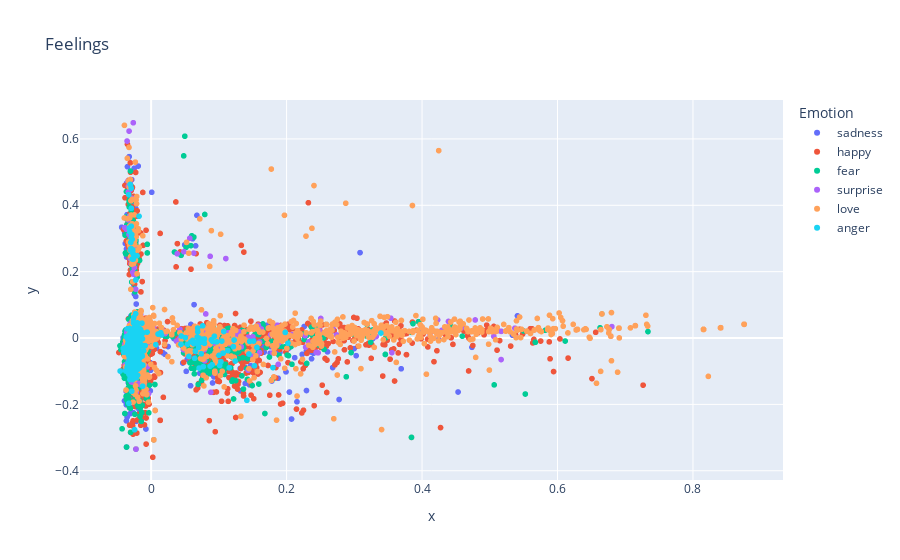

Notebook source saved alongside this figure:
### Code cell
hero.scatterplot(train, col='pca_tfidf_clean_text', color='Emotion', title="Feelings")

### Figure 1 — Plotly figure (JSON) as saved in the notebook; plotly's stock layout.template omitted (floating-point values rounded to 4 significant figures; data arrays with more than 128 entries replaced by an {"elided": "..."} marker saying what was removed)
{"data": [{"hovertemplate": "Emotion=sadness<br>x=%{x}<br>y=%{y}<extra></extra>", "legendgroup": "sadness", "marker": {"color": "#636efa", "symbol": "circle"}, "mode": "markers", "name": "sadness", "showlegend": true, "type": "scattergl", "x": {"elided": "4629 float values"}, "xaxis": "x", "y": {"elided": "4629 float values"}, "yaxis": "y"}, {"hovertemplate": "Emotion=happy<br>x=%{x}<br>y=%{y}<extra></extra>", "legendgroup": "happy", "marker": {"color": "#EF553B", "symbol": "circle"}, "mode": "markers", "name": "happy", "showlegend": true, "type": "scattergl", "x": {"elided": "6952 float values"}, "xaxis": "x", "y": {"elided": "6952 float values"}, "yaxis": "y"}, {"hovertemplate": "Emotion=fear<br>x=%{x}<br>y=%{y}<extra></extra>", "legendgroup": "fear", "marker": {"color": "#00cc96", "symbol": "circle"}, "mode": "markers", "name": "fear", "showlegend": true, "type": "scattergl", "x": {"elided": "6344 float values"}, "xaxis": "x", "y": {"elided": "6344 float values"}, "yaxis": "y"}, {"hovertemplate": "Emotion=surprise<br>x=%{x}<br>y=%{y}<extra></extra>", "legendgroup": "surprise", "marker": {"color": "#ab63fa", "symbol": "circle"}, "mode": "markers", "name": "surprise", "showlegend": true, "type": "scattergl", "x": {"elided": "1641 float values"}, "xaxis": "x", "y": {"elided": "1641 float values"}, "yaxis": "y"}, {"hovertemplate": "Emotion=love<br>x=%{x}<br>y=%{y}<extra></extra>", "legendgroup": "love", "marker": {"color": "#FFA15A", "symbol": "circle"}, "mode": "markers", "name": "love", "showlegend": true, "type": "scattergl", "x": {"elided": "2881 float values"}, "xaxis": "x", "y": {"elided": "2881 float values"}, "yaxis": "y"}, {"hovertemplate": "Emotion=anger<br>x=%{x}<br>y=%{y}<extra></extra>", "legendgroup": "anger", "marker": {"color": "#19d3f3", "symbol": "circle"}, "mode": "markers", "name": "anger", "showlegend": true, "type": "scattergl", "x": {"elided": "1075 float values"}, "xaxis": "x", "y": {"elided": "1075 float values"}, "yaxis": "y"}], "layout": {"legend": {"title": {"text": "Emotion"}, "tracegroupgap": 0}, "title": {"text": "Feelings"}, "xaxis": {"anchor": "y", "domain": [0, 1], "title": {"text": "x"}}, "yaxis": {"anchor": "x", "domain": [0, 1], "title": {"text": "y"}}}}
